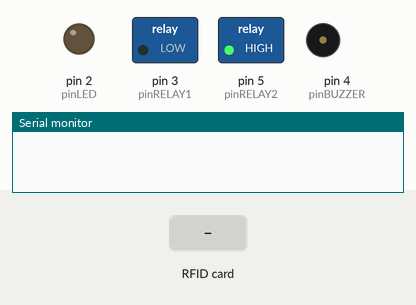
Simulated run of this sketch. Board: Arduino Uno, built with avr-gcc and run on an emulated ATmega328P. On the bench: switched loads named in the sketch (green lamp = pin HIGH), output pins drawn as LEDs (lit = HIGH), buzzer (waves = sounding), the last lines printed to the serial monitor. Inputs (shaded band) come from the test bench. Pins used as bus, display or sensor lines are not drawn.

Above: at 1.2 s.
1.3 s: RFID card 5E 7A 19 C4 held to the reader
At 1.55 s:
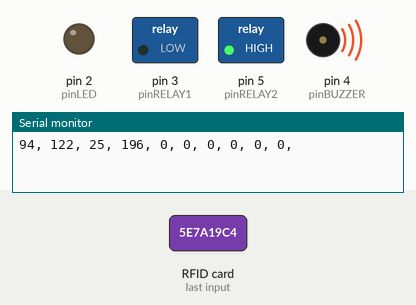
Timing chart, 0 to 4.3 s (numbered marks = the images above; inputs shaded):
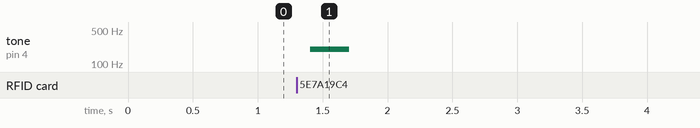

The sketch:

MFRC522_relayN.ino
```cpp
/*
*********************************************************************************************************
*
*                                     MFRC522_relayN
*
* Filename      : MFRC522_relayN.ino
* Compilers     : Arduino
* IDE           : Arduino
* Version       : 1.0
* Programmer(s) : militrik@gmail.com
*                 vitalii
*
*********************************************************************************************************
*
* Note(s)       : Програма для роздільного доступу з RF карток з довільним алгоритмом роботи реле
*
********************************************************************************************************
*
*History
*1.0            : Базова програма
*
*********************************************************************************************************
*/

#include <stdio.h>
#include <string.h>

#include <SPI.h>
#include <MFRC522.h>
#include <EEPROM.h>

/* налаштування */

#define pinLED 2
#define pinRELAY1 3
#define pinRELAY2 5
#define pinBUZZER 4
#define pinSS 10
#define pinRST 9

#define RELAY1ACTIVE 0
#define RELAY2ACTIVE 1


#define RELAY_ON_TIMER 5000 // мС

#define CARDSAMOUUNT 50

#define TONEMAINCARD 800 // тон увімкнення реле
#define TONEALIENCARD 200 // тон чужа мітка
#define TONEDURATION 300 // тривалість звукового сигналу

enum CARDGROUPS { ALIEN, SERVICE, VIP, PEOPLE, GARAGE, // перерахування груп карток. Можна додавати
                  LASTCARDGROUP
                };
struct
{
  uint8_t cardcode[4];
  uint8_t cardtype;
} Cards[CARDSAMOUUNT] = // Сюди додавати карти. Перші чотири байти сам код, останній - типу карти з групи
{
  {{58, 214, 116, 130, }, VIP, } ,
  {{122, 218, 115, 130, }, VIP, } ,
  {{218, 147, 119, 130, }, VIP, } ,
  {{231, 114, 13, 175, }, VIP, } ,
  {{51, 75, 78, 22, }, SERVICE, } ,
  //{{51, 127, 218, 22, }, PEOPLE, } , // це велика картка
  {{10, 15, 126, 130, }, PEOPLE, } ,
  {{218, 134, 132, 129, }, SERVICE, } ,
  {{122, 110, 117, 130, }, PEOPLE, } ,
  {{138, 197, 114, 130, }, PEOPLE, } ,
  {{186, 178, 122, 130, }, PEOPLE, } ,
  {{106, 170, 115, 130, }, PEOPLE, } ,
  {{74, 230, 133, 130, }, PEOPLE, } ,
  {{138, 13, 126, 130, }, PEOPLE, } ,
  {{186, 220, 113, 130, }, PEOPLE, } ,
  {{218, 60, 140, 129, }, PEOPLE, } ,
  {{122, 2, 144, 129, }, SERVICE, } ,
  {{106, 14, 129, 129, }, PEOPLE, } ,
  {{138, 42, 142, 129, }, PEOPLE, } ,
  {{234, 226, 113, 130, }, PEOPLE, } ,
  {{74, 97, 133, 129, }, PEOPLE, } ,
  {{234, 106, 132, 130, }, PEOPLE, } ,
  {{250, 5, 121, 130, }, PEOPLE, } ,
  {{154, 193, 118, 130, }, PEOPLE, } ,
  {{135, 232, 25, 175, }, PEOPLE, } ,
  {{90, 134, 127, 129, }, PEOPLE, } ,
  {{218, 99, 129, 130, }, PEOPLE, } ,
  {{58, 184, 123, 130, }, PEOPLE, } ,
  {{106, 213, 114, 130, }, SERVICE, } ,
  {{106, 11, 121, 130, }, PEOPLE, } ,
  {{186, 122, 135, 129, }, PEOPLE, } ,
  {{138, 253, 130, 129, }, PEOPLE, } ,
  {{106, 205, 133, 130, }, PEOPLE, } ,
  {{42, 245, 120, 130, }, PEOPLE, } ,
  {{23, 101, 29, 175, }, PEOPLE, } ,
  {{138, 202, 128, 130, }, PEOPLE, } ,
  {{215, 33, 11, 175, }, PEOPLE, } ,
  {{250, 2, 124, 130, }, PEOPLE, } ,
  {{218, 100, 132, 130, }, PEOPLE, } ,
  {{10, 23, 130, 130, }, PEOPLE, } ,
  {{26, 138, 114, 130, }, PEOPLE, } ,
  {{106, 1, 133, 130, }, PEOPLE, } ,
  {{218, 40, 116, 130, }, PEOPLE, } ,
  {{186, 153, 119, 130, }, PEOPLE, } ,
  {{122, 193, 123, 130, }, PEOPLE, } ,
  {{186, 15, 114, 129, }, PEOPLE, } ,
  {{138, 247, 122, 130, }, PEOPLE, } ,
  {{42, 62, 126, 130, }, PEOPLE, } ,
  {{186, 208, 125, 130, }, PEOPLE, } ,
  {{234, 26, 130, 130, }, PEOPLE, } ,
};

MFRC522 mfrc522(pinSS, pinRST); //(SS_PIN, RST_PIN)

/* функції */

// Вимкнення всіх виходів
void AllPinsOFF (void)
{
  digitalWrite(pinLED, LOW);
  digitalWrite(pinRELAY1, LOW ^ RELAY1ACTIVE);
  digitalWrite(pinRELAY2, LOW ^ RELAY2ACTIVE);
  digitalWrite(pinBUZZER, LOW);
}

// попередня установка
void setup() {
  Serial.begin(9600);
  while (! Serial);
  SPI.begin();
  mfrc522.PCD_Init();
  //Serial.println(mfrc522.PCD_GetAntennaGain());
  //mfrc522.PCD_SetAntennaGain(0x6<<4);
  //Serial.println(mfrc522.PCD_GetAntennaGain());
  pinMode(pinLED, OUTPUT); // led
  pinMode(pinRELAY1, OUTPUT); // rele1
  pinMode(pinRELAY2, OUTPUT); // rele2
  pinMode(pinBUZZER, OUTPUT); // zumer
  AllPinsOFF();

}

// активація
void activation(byte cardgroups)
{
  switch (cardgroups) // Сюди додавати дії з реле для певних груп карт
  {
    case ALIEN:
      {
        tone(pinBUZZER, TONEALIENCARD, TONEDURATION);
      }
      break;

    case VIP :
      {
        digitalWrite(pinLED, HIGH);
        digitalWrite(pinRELAY1, HIGH ^ RELAY1ACTIVE);
        digitalWrite(pinRELAY2, HIGH ^ RELAY2ACTIVE);
        tone(pinBUZZER, TONEMAINCARD, TONEDURATION);
        delay (RELAY_ON_TIMER);
      }
      break;
    case PEOPLE :
      {
        digitalWrite(pinLED, HIGH);
        digitalWrite(pinRELAY1, HIGH ^ RELAY1ACTIVE);
        tone(pinBUZZER, TONEMAINCARD, TONEDURATION);
        delay (RELAY_ON_TIMER);
      }
      break;
    case GARAGE :
      {

      }
      break;
      case SERVICE :
      {
        digitalWrite(pinLED, HIGH);
        digitalWrite(pinRELAY1, HIGH ^ RELAY1ACTIVE);
        digitalWrite(pinRELAY2, HIGH ^ RELAY2ACTIVE);
        tone(pinBUZZER, TONEMAINCARD*2, TONEDURATION);
        delay (RELAY_ON_TIMER);
      }
      break;

    default: break;
  }
  AllPinsOFF();
}

// Перевірка мітки
byte checkCard(void)
{
  byte res = ALIEN;

  for ( byte y = 0; y < CARDSAMOUUNT; y++)
  {
    if (!memcmp(Cards[y].cardcode, mfrc522.uid.uidByte, 4))
    {
      res = Cards[y].cardtype;
      break;
    }
  }
  return res;
}


/* основна програма */

void loop()
{
  if ( ! mfrc522.PICC_IsNewCardPresent() || ! mfrc522.PICC_ReadCardSerial() )
  {
    delay(200);
    return;
  }

  for (byte i = 0; i < 10; i++)
  {
    Serial.print(mfrc522.uid.uidByte[i]);
    Serial.print(", ");
  }
  Serial.print("\r\n");
  activation(checkCard());
}
```

Measured:
- after the input at 1.3 s, tone on pin 4 (pinBUZZER): silent → 200 Hz after 0.11 s, → silent 0.30 s later
